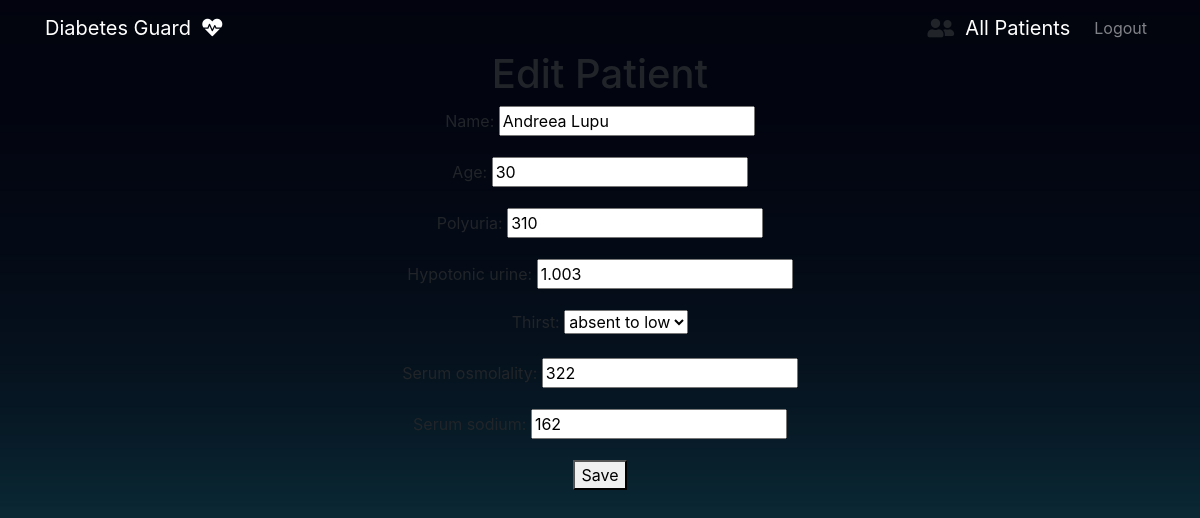
Page /edit_patient/14 (signed in) on the committed database.
### todo/models.py (models this page shows, shortened)
class Data(models.Model):
  name=models.CharField(max_length=50, null=True)
  age=models.PositiveIntegerField(validators=[MinValueValidator(1),MaxValueValidator(140)],null=True)
  polyuria=models.PositiveIntegerField(validators=[MaxValueValidator(1000)],null=True)
  hypotonic_urine=models.FloatField(validators=[MaxValueValidator(5)],null=True)
  thirst=models.PositiveIntegerField(choices=thirst_choices, null=True)
  serum_osmolality=models.PositiveIntegerField(validators=[MaxValueValidator(500)],null=True)
  serum_sodium=models.PositiveIntegerField(validators=[MaxValueValidator(500)],null=True)
  diagnosis=models.CharField(max_length=30, blank=True)
  date=models.DateTimeField(auto_now_add=True)
  class Meta:
    ordering=['-date']

### todo/views.py (the view)
# urls.py: path('edit_patient/<int:pk>', edit_patient, name='edit_patient'),
@login_required
def edit_patient(request, pk):
    patient = get_object_or_404(Data, pk=pk)
    if request.method == 'POST':
        form = DataForm(request.POST, instance=patient)
        if form.is_valid():
            form.save()
            return redirect('dashboard-predictions')
    else:
        form = DataForm(instance=patient)
    return render(request, 'dashboard/edit_patient.html', {'form': form})

### todo/forms.py
class DataForm(forms.ModelForm):
  class Meta:
    model = Data
    fields = ['name','age','polyuria','hypotonic_urine','thirst','serum_osmolality','serum_sodium']

### templates/dashboard/edit_patient.html (shortened to what this page needs)
{% extends 'partials/base.html' %}
{% block content %}
  <h1>Edit Patient</h1>
  <form method="post">
    {{ form.as_p }}
    <button type="submit">Save</button>
  </form>
{% endblock %}

### rows in the picture
Data: name "Andreea Lupu", age "30", polyuria "310", hypotonic_urine "1.003", thirst "absent to low", serum_osmolality "322", serum_sodium "162"
